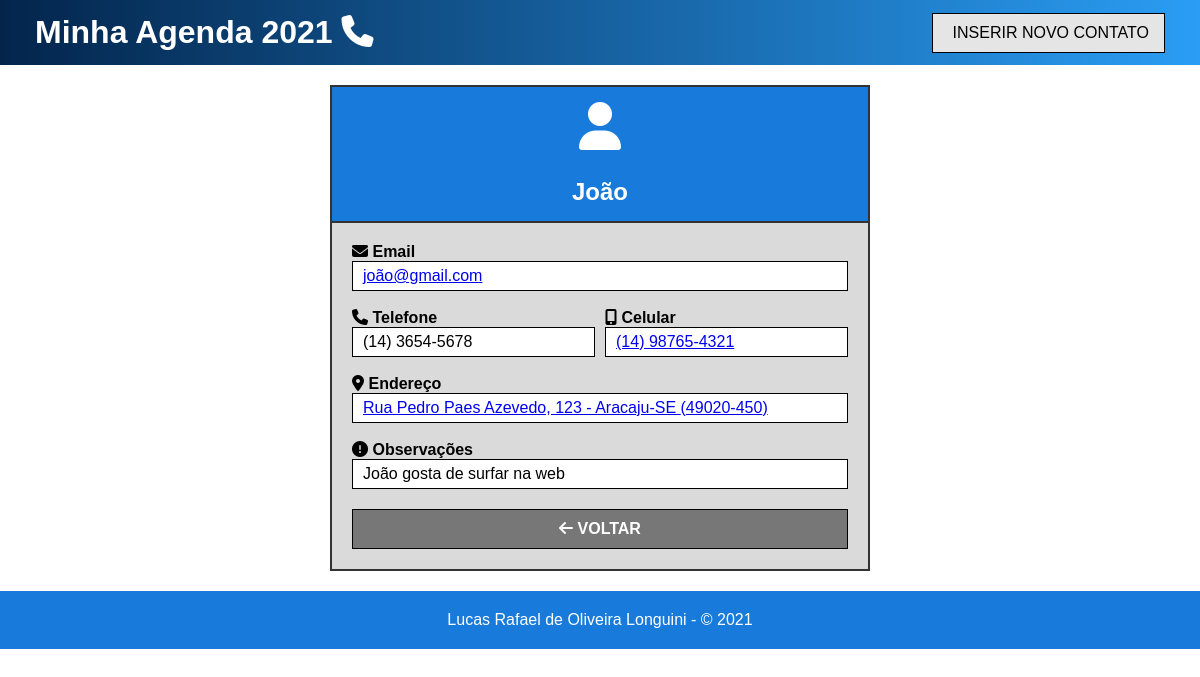
Before: /?c=ContatoController&m=visualizar&id=2 with the older database file.
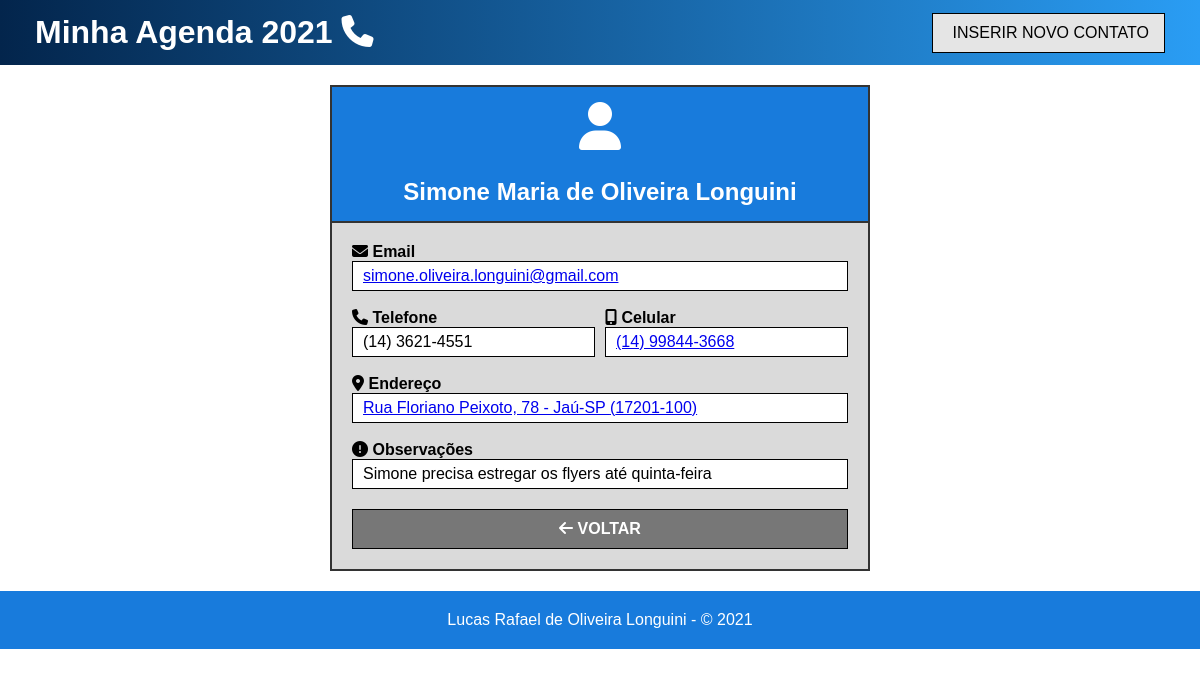
After: the same page with the newer database file.
### tables this page shows
CREATE TABLE Contatos (
	`id_contato`	INT NOT NULL AUTO_INCREMENT PRIMARY KEY,
	`nome`			VARCHAR(60) NOT NULL,
	`email`			VARCHAR(50) NULL,
	`telefone`		VARCHAR(14) NULL,
	`celular`		VARCHAR(15) NOT NULL,
	`endereco`		VARCHAR(50) NOT NULL,
	`num`			VARCHAR(5) NOT NULL,
	`bairro`		VARCHAR(30) NULL,
	`cidade`		VARCHAR(50) NOT NULL,
	`cep`			VARCHAR(9) NULL,
	`observacoes`	VARCHAR(1000) NULL,
	`id_estado`		INT NOT NULL,
	FOREIGN KEY (`id_estado`) REFERENCES Estados (`id_estado`)
);

CREATE TABLE Estados (
	`id_estado`		INT NOT NULL AUTO_INCREMENT PRIMARY KEY,
	`uf_nome`		VARCHAR(60) NOT NULL,
	`sigla`			CHAR(2) NOT NULL
);

### controllers/ContatoController.class.php (called while the page is built, shortened)
<?php
	require_once "models/Conexao.class.php";
	require_once "models/Contato.class.php";
	require_once "models/ContatoDAO.class.php";
	class ContatoController {
		public function visualizar() {
			$contatoDAO = new ContatoDAO();
			$ret = $contatoDAO->listarContato($_GET["id"]);
			$estado = $contatoDAO->listarEstados();
			require_once "views/view_contato.php";
		}
	}

### models/Conexao.class.php (called while the page is built, shortened)
<?php
	abstract class Conexao {
		protected function __construct() {
			try {
				$this->db = new PDO("mysql:host=localhost; dbname=AgendaTelefonica; charset=utf8mb4", "root", "");
			}
			catch(Exception $e) {
				die("Ocorreu um erro durante a conexão com o banco de dados. " .$e->getMessage());
			}
		}
	}

### models/ContatoDAO.class.php (called while the page is built, shortened)
<?php
	class ContatoDAO extends Conexao {
		public function listarContato($id) {
			$sql = "SELECT c.*, e.*
					FROM contatos c
					INNER JOIN estados e ON (c.id_estado = e.id_estado)
					WHERE c.id_contato = $id";
			try {
				$stmt = $this->db->prepare($sql);
				$stmt->execute();
				return $stmt->fetchAll(PDO::FETCH_OBJ);
				$this->db = null;
			}
			catch(Exception $e) {
				die("Erro ao listar o contato. " .$e->getMessage());
			}
		}
		public function listarEstados() {
			$sql = "SELECT * FROM Estados";
			try {
				$stmt = $this->db->prepare($sql);
				$stmt->execute();
				return $stmt->fetchAll(PDO::FETCH_OBJ);
				$this->db = null;
			}
			catch(Exception $e) {
				die("Erro ao listar os estados. " .$e->getMessage());
			}
		}
	}

### views/view_contato.php (the view)
<?php require_once "views/_nav.php" ?>
<main>
	<section id="dados">
		<h2>
			<span class="fas fa-user fa-2x"></span><br/><br/>
			<?php if (isset($ret)) echo $ret[0]->nome; ?>
		</h2>
		<div class="container">
			<p class="bold"><span class="fas fa-envelope"></span> Email</p>
			<p class="info">
				<a href="mailto:<?php if (isset($ret)) echo $ret[0]->email; ?>" title="Enviar email para <?php echo $ret[0]->email; ?>"><?php if (isset($ret)) echo $ret[0]->email; ?></a>
			</p>
			<br/>
			<div class="col-2">
				<p class="bold"><span class="fas fa-phone"></span> Telefone</p>
				<p class="bold"><span class="fas fa-mobile-alt"></span> Celular</p>
				<p class="info"><?php if (isset($ret)) echo $ret[0]->telefone; ?></p>
				<p class="info">
					<?php $cel = str_replace(array("(", ")", " ", "-"), "", $ret[0]->celular); ?>
					<a href="https://wa.me/55<?php echo $cel; ?>" target="_blank" title="Conversar via WhatsApp"><?php if (isset($ret)) echo $ret[0]->celular; ?></a>
				</p>
			</div>
			<br/>
			<p class="bold"><span class="fas fa-map-marker-alt"></span> Endereço</p>
			<p class="info">
				<?php
					if (isset($ret)) {
						foreach ($estado as $uf) {
							if ($uf->id_estado == $ret[0]->id_estado) {
								$endereco = $ret[0]->endereco .", ". $ret[0]->num ." - ". $ret[0]->cidade ."-". $uf->sigla;
							}
						}
					}
				?>
				<a href="https://www.google.com/maps/search/?api=1&query=<?php echo $endereco; ?>" title="Abrir no Google Maps" target="_blank"> <?php echo $endereco ." (". $ret[0]->cep .")"; ?></a>
			</p>
			<br/>
			<p class="bold"><span class="fas fa-exclamation-circle"></span> Observações</p>
			<p class="info"><?php if (isset($ret)) echo $ret[0]->observacoes; ?></p>
		</div>
		<div class="btn">
			<a href="index.php" name="cancel"><span class="fas fa-arrow-left"></span> VOLTAR</a>
		</div>
	</section>
</main>
<?php require_once "views/_footer.php" ?>

Changed rows visible on the page:
changed contatos: nome "João" → "Simone Maria de Oliveira Longuini"; email "joão@gmail.com" → "simone.oliveira.longuini@gmail.com"; telefone "(14) 3654-5678" → "(14) 3621-4551"; celular "(14) 98765-4321" → "(14) 99844-3668"; endereco "Rua Pedro Paes Azevedo, 123 - Aracaju-SE" → "Rua Floriano Peixoto, 78 - Jaú-SP"; cep "49020-450" → "17201-100"; observacoes "João gosta de surfar na web" → "Simone precisa estregar os flyers até quinta-feira"
